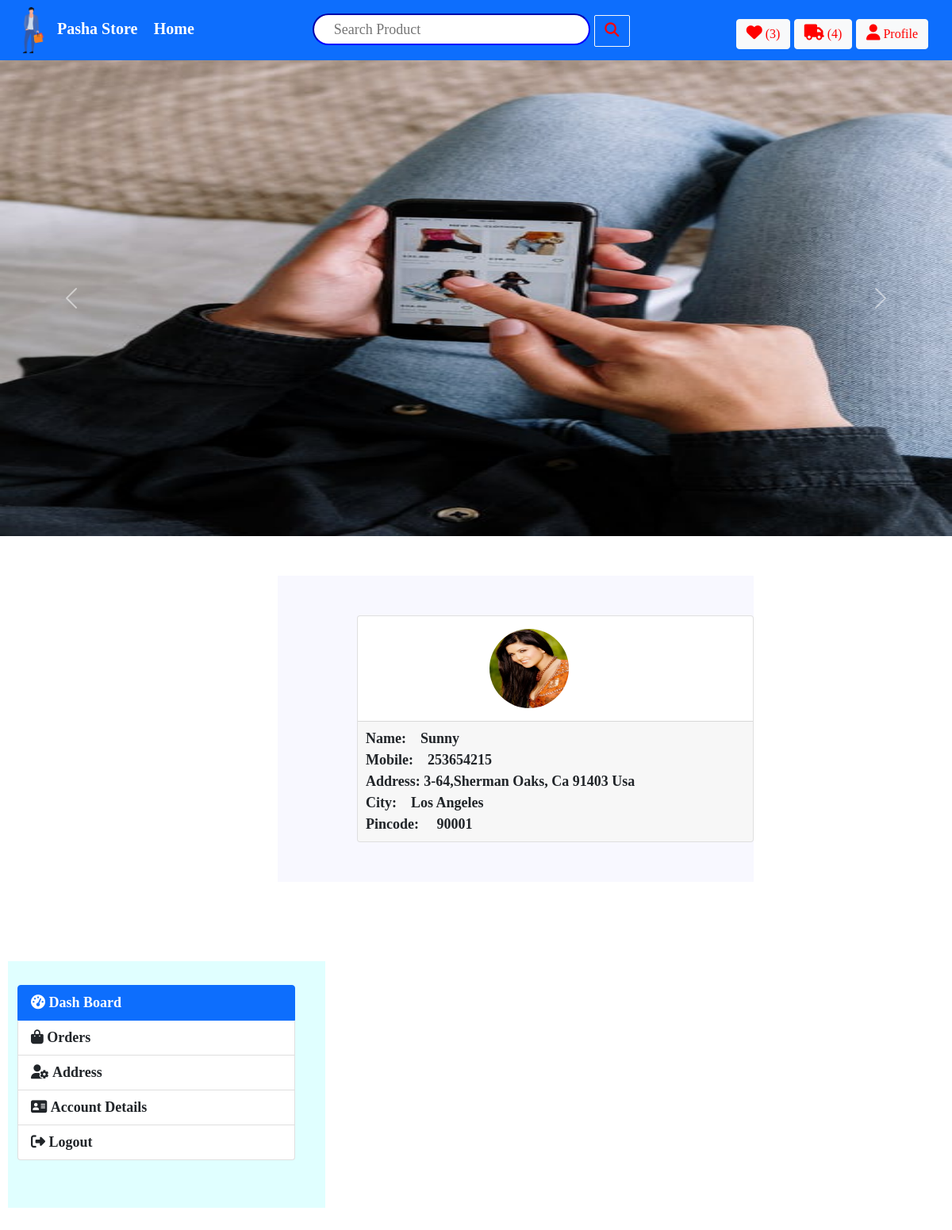
Page /profile/ (signed in) on the committed database.
### store/models.py (models this page shows, shortened)
class Order(models.Model):
    customer = models.ForeignKey(User, on_delete=models.CASCADE,null=True)
    image = models.ImageField(upload_to="products/", blank=True)
    mobile = models.PositiveIntegerField(null=True,blank=True)
    address = models.CharField(max_length=250,blank=True)
    postal_code = models.CharField(max_length=20,blank=True)
    city = models.CharField(max_length=100,blank=True)
    created = models.DateTimeField(auto_now_add=True)
    updated = models.DateTimeField(auto_now=True)
    paid = models.BooleanField(default=False)
    country = CountryField(null=True,blank=True)
    class Meta:
        ordering = ('-created',)

### store/views.py (the view)
# urls.py: path("profile/",views.store_user_profile,name="profile"),
def store_user_profile(request):
    try:
        user = Order.objects.get(customer__id=get_current_user(request))
    except ObjectDoesNotExist:
        return HttpResponse("Kindly,Re-login again...!")
    return render(request, "registration/account.html",{'user':user})

### store/templatetags/custom_filters.py (called while the page is built)
@register.filter(name="cart_count")
def cart_count_filter(value):
    return Cart.objects.filter(customer__id=value).count()

@register.filter(name="ordered_count")
def ordered_count_filter(value):
    return OrderItem.objects.filter(order__customer__id=value).count()

### store/views.py (called while the page is built)
def get_current_user(request):
    try:
        user = User.objects.get(id=request.user.id)
    except ObjectDoesNotExist:
        return None
    return user.id

### templates/registration/account.html (shortened to what this page needs)
<!DOCTYPE html>
{% extends 'registration/base.html' %}
{% load static %}
{% load humanize %}
{% block css %}
<link rel="stylesheet" href="{% static 'css/account.css' %}">
{% endblock css %}
{% block content %}
<div class="jumbotron">
    <div class="card">
        <div class="card-body">
            {% if user.image %}
            <a href="/update_picture"><img src="{{user.image.url}}"></a>
            {% else %}
            <a href="/update_picture"><img src="{% static 'images/logo.png' %}"></a>
            {% endif %}
            </div>
            <div class="card-footer">
            <span>Name:&emsp;{{user.customer.username|title}}<br>
                Mobile:&emsp;{{user.mobile}}<br>
                Address:&nbsp;{{user.address|title}}<br>
                City:&emsp;{{user.city|title}}<br>
                Pincode:&emsp;{{user.postal_code|title}}
                </div>
        </div>
    </div>
{% endblock content %}

### templates/registration/base.html (shortened to what this page needs)
<!DOCTYPE html>
{% load static %}
{% load custom_filters %}
<html>
    <head>
        <link rel="stylesheet" href="https://stackpath.bootstrapcdn.com/bootstrap/5.0.0-alpha1/css/bootstrap.min.css">
        <link rel="stylesheet" href="{% static 'css/base.css' %}">
        {% block css %}{% endblock css %}
    </head>
<body>
    <nav class="navbar navbar-expand-lg navbar-dark bg-primary active" id="nav">
		<div class="container-fluid" id="fluid">
			<div class="navbar-header">
				<a class="navbar-brand" href="/store"><img src="{% static 'images/logo.png' %}" style="width:60px;height:60px">Pasha Store</a>
				<a class="navbar-brand" href="/store">Home</a>
            </div>
			<ul class="nav navbar-nav" id="na">
				<li>
                    <div class="search">
                        <form method="POST" action="/store/">
                            <input type="text" placeholder=" Search Product" name="search">
                            <button type="submit" class="btn btn-outline-light" style="border-radius:2px"><i class="fa fa-search" style="font-size: 18px;color:red"></i></button>
                        </form>
                    </div>
                </li>
			</ul>
			<ul class="nav navbar-nav navbar-right">
                <li>
                  <a href="/cart" class="btn btn-outline-light active" style="margin-top:10px;color:red"><i class="fa-solid fa-heart" style="font-size:20px;color:red;"></i>&nbsp;({{request.user.id|cart_count}})</a>
                </li>&nbsp;
                <li>
                  <a href="/ordered_track" class="btn btn-outline-light active" style="margin-top:10px;color:red"><i class="fa-solid fa-truck" style="font-size:20px;color:red"></i>&nbsp;({{request.user.id|ordered_count}})</a>
                </li>&nbsp;
                <li>
                    <a href="/profile" class="btn btn-outline-light active"  style="margin-top:10px;color:red"><i class="fa-solid fa-user" style="font-size:20px;color:red"></i>&nbsp;Profile</a>&emsp;
                    </li>
			</ul>
		</div>
	</nav>
<div class="main">
    <div id="GFG" class="carousel slide" data-ride="carousel">
            <div class="carousel-inner">
                <div class="carousel-item active">
                    <img src="{% static 'images/p1.png' %}" alt="carousl-1">
                </div>
            </div>
            <a class="carousel-control-prev"
                href="#GFG" data-slide="prev">
                <span class="carousel-control-prev-icon">
                </span>
            </a>
            <a class="carousel-control-next"
                href="#GFG" data-slide="next">
                <span class="carousel-control-next-icon">
                </span>
            </a>
        </div>
    </div>
  {% block content %}{% endblock content %}
{% include 'registration/profile.html' with user=user id=id %}
    </body>
</html>

### static/css/base.css (style rules this page uses)
body { font-family: calibri; font-weight: bold; font-size: large; }
.search { width: 400px; }
.search input { width: 350px; border-width: 2px; height: 40px; border-radius: 20px; padding-left: 20px; border-color: blue; }
.search button { width: 45px; height: 40px; border-radius: 20px; }
.main img { width: 100%; height: 600px; max-width: 100%; }

### static/css/account.css (style rules this page uses)
.jumbotron { float: right; width: 50%; margin-top: 50px; margin-right: 250px; margin-bottom: 50px; background-color: ghostwhite; }
.jumbotron .card { width: 500px; margin-top: 50px; margin-left: 100px; margin-bottom: 50px; }
.jumbotron .card .card-body img { width: 100px; height: 100px; border-radius: 50px; margin-left: 150px; }
.jumbotron .card .card-footer { padding-left: 10px; }

### rows in the picture
Order: image (picture), customer.username "Sunny", mobile "253654215", address "3-64,Sherman Oaks, Ca 91403 Usa", city "Los Angeles", postal_code "90001"

### other values in the picture
{{ request.user.id|cart_count }} "3"
{{ request.user.id|ordered_count }} "4"
